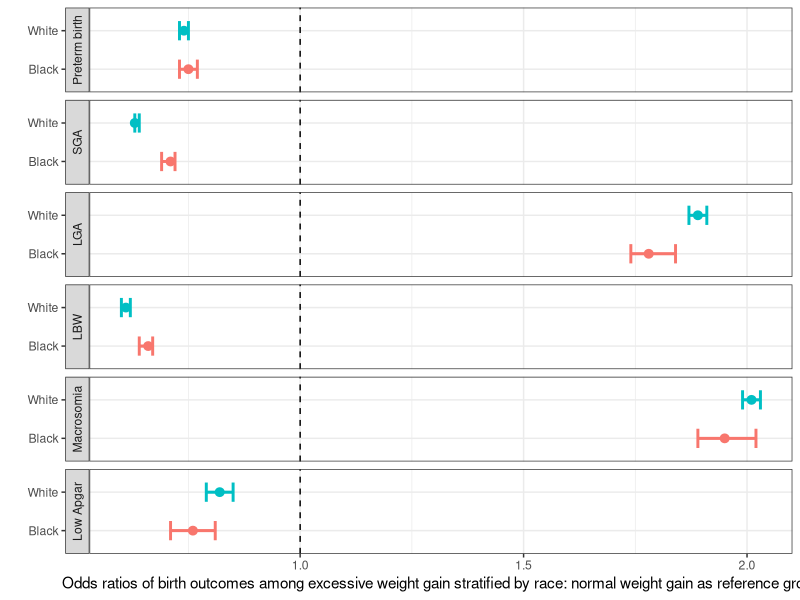

Source code (R):
library(ggplot2)
## Registered S3 methods overwritten by 'ggplot2':
##   method         from 
##   [.quosures     rlang
##   c.quosures     rlang
##   print.quosures rlang
mytheme <- function(base_size = 12, base_family = "sans"){
  theme_minimal(base_size = base_size, base_family = base_family) +
  theme(
    axis.text = element_text(size = 12),
    axis.title = element_text(size = 14),
    panel.grid.major = element_line(color = "grey"),
    panel.grid.minor = element_blank(),
    panel.background = element_rect(fill = "aliceblue"),
    strip.background = element_rect(fill = "darkgrey", color = "grey", size = 1),
    strip.text = element_text(face = "bold", size = 12, color = "white"),
    legend.position = " ",
    legend.justification = "top", 
    panel.border = element_rect(color = "grey", fill = NA, size = 1)
  )
}

Parameter  = c("Preterm birth", "SGA", "LGA", "LBW", "Macrosomia", "Low Apgar")
Race = c("White","White","White","White","White","White","Black","Black","Black","Black","Black","Black")
OR    = c(0.74, 0.63, 1.89, 0.61, 2.01, 0.82, 0.75, 0.71, 1.78, 0.66, 1.95, 0.76)
Lower = c(0.73, 0.63, 1.87, 0.60, 1.99, 0.79, 0.73, 0.69, 1.74, 0.64, 1.89, 0.71)
Upper = c(0.75, 0.64, 1.91, 0.62, 2.03, 0.85, 0.77, 0.72, 1.84, 0.67, 2.02, 0.81)

dat = data.frame(Parameter, OR, Lower, Upper)

dat$Parameter = factor(dat$Parameter, levels=c("Preterm birth", "SGA", "LGA", "LBW", "Macrosomia", "Low Apgar")) 
g = ggplot(data=dat, aes(x=Race, y=OR, ymin=Lower, ymax=Upper, color=Parameter))
g = g + geom_pointrange(aes(col=Race), lwd=0.8)  
g = g + geom_hline(aes(fill=Race), yintercept =1, linetype=2)
g = g + xlab("") + ylab("Odds ratios of birth outcomes among excessive weight gain stratified by race: normal weight gain as reference group")
g = g + geom_errorbar(aes(ymin=Lower, ymax=Upper, col=Race), width=0.5, cex=1)
g = g + facet_wrap(~Parameter, strip.position="left", nrow=9, scales = "free_y")
g = g + theme(plot.title=element_text(size=16,face="bold"),
        axis.text.y=element_blank(),
        axis.ticks.y=element_blank(),
        axis.text.x=element_text(face="bold"),
        axis.title=element_text(size=12,face="bold"),
        strip.text.y = element_text(hjust=0,vjust = 1,angle=180,face="bold"))
g + coord_flip() + theme_bw() + theme(legend.position="none")





#odds ratio
# relative risk ratio


# ** var, black/white, odds ratio, confidence interval
# 1 1 0.74 0.73 0.75
# 1 2 0.75 0.73 0.77
# 2 1  0.63 0.63 0.64
# 2 2 0.71 0.69 0.72
# 3 1 1.89 1.87 1.91
# 3 2 1.78 1.74 1.84
# 4 1 0.61 0.60 0.62
# 4 2 0.66 0.64 0.67
# 5 1 2.01 1.99 2.03
# 5 2 1.95 1.89 2.02
# 6 1 0.82 0.79 0.85
# 6 2 0.76 0.71 0.81
